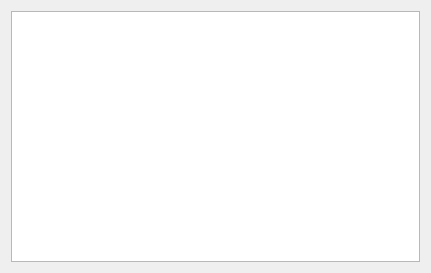
<?xml version="1.0" encoding="UTF-8"?>
<ui version="4.0">
 <class>Game_server</class>
 <widget class="QMainWindow" name="Game_server">
  <property name="geometry">
   <rect>
    <x>0</x>
    <y>0</y>
    <width>431</width>
    <height>273</height>
   </rect>
  </property>
  <property name="windowTitle">
   <string>Walkers server</string>
  </property>
  <widget class="QWidget" name="centralWidget">
   <layout class="QVBoxLayout" name="verticalLayout">
    <item>
     <widget class="QListWidget" name="listWidget"/>
    </item>
   </layout>
  </widget>
 </widget>
 <layoutdefault spacing="6" margin="11"/>
 <resources/>
 <connections/>
</ui>
